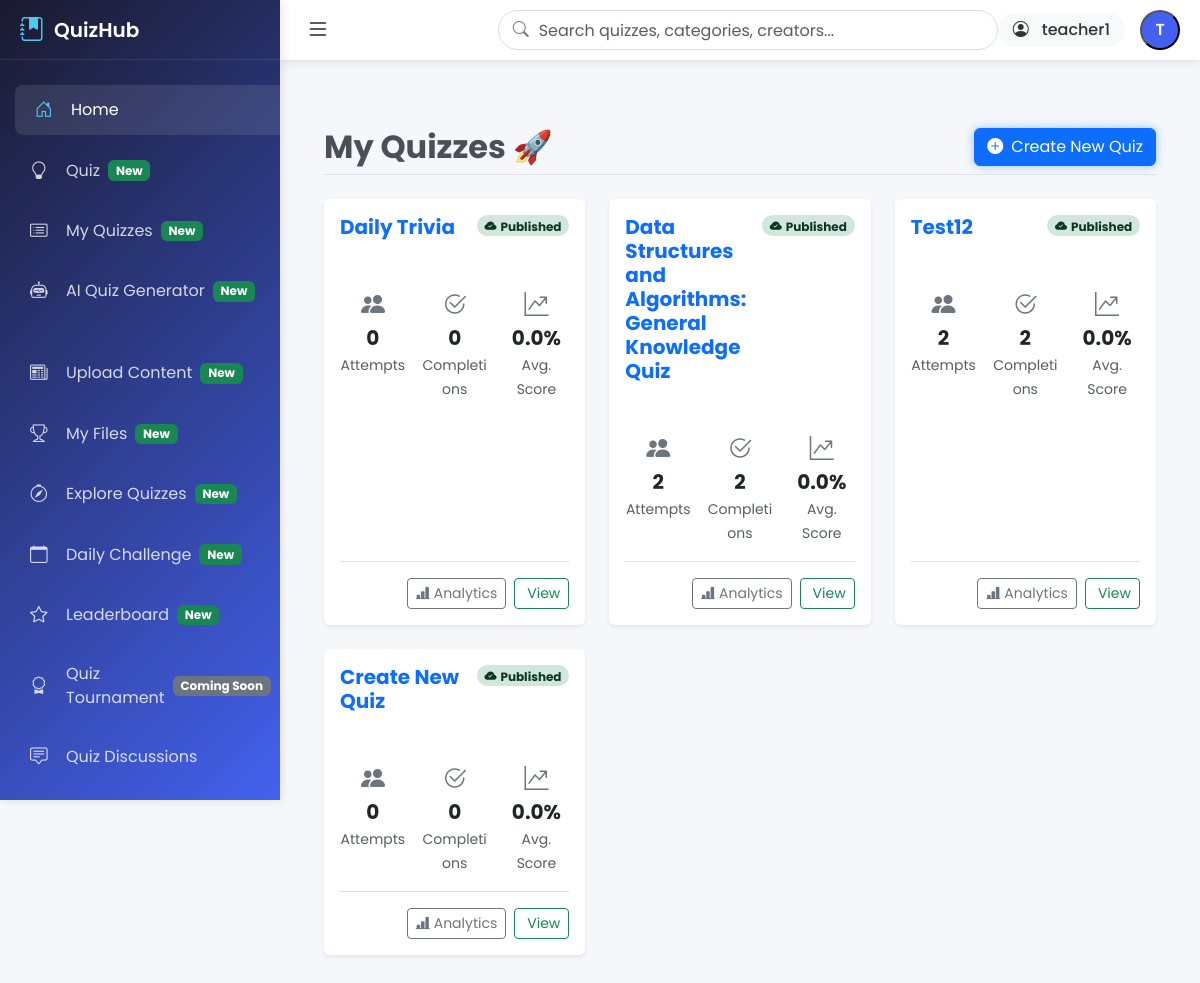
Page /quiz/teacher/quizzes/ (signed in) on the committed database.
### users/models.py (models this page shows, shortened)
class CustomUser(AbstractBaseUser, PermissionsMixin):
    ROLE_CHOICES = (
        ('student', 'Student'),
        ('teacher', 'Teacher'),
        ('admin', 'Superadmin'),
    )
    username = models.CharField(max_length=150, unique=True)  # Student Roll No or Email for Teachers
    email = models.EmailField(blank=True, null=True)
    full_name = models.CharField(max_length=255)
    role = models.CharField(max_length=10, choices=ROLE_CHOICES)
    student_roll_no = models.CharField(max_length=50, blank=True, null=True, unique=True)
    academic_year = models.CharField(max_length=50, blank=True, null=True)
    teacher_email = models.EmailField(blank=True, null=True, unique=True)
    date_joined = models.DateTimeField(auto_now_add=True)
    is_active = models.BooleanField(default=True)
    is_staff = models.BooleanField(default=False)  # Required for Django admin access
    USERNAME_FIELD = 'username'
    REQUIRED_FIELDS = []
    objects = CustomUserManager()

### quizzes/models.py (models this page shows, shortened)
class Quiz(models.Model):
    DIFFICULTY_CHOICES = [
        ('EASY', 'Easy'),
        ('MEDIUM', 'Medium'),
        ('HARD', 'Hard'),
    ]
    QUIZ_TYPE_CHOICES = [
        ('REGULAR', 'Regular Quiz'),
        ('DAILY', 'Daily Challenge'),
        ('FEATURED', 'Featured Quiz'),
        ('AI_GENERATED', 'AI Generated'),
    ]
    id = models.UUIDField(primary_key=True, default=uuid.uuid4, editable=False)
    title = models.CharField(max_length=200, validators=[MinLengthValidator(5)])
    slug = models.SlugField(max_length=200, unique=True, blank=True)
    description = models.TextField(blank=True, help_text="Brief description of the quiz")
    category = models.ForeignKey(Category, on_delete=models.SET_NULL, null=True, related_name='quizzes')
    created_by = models.ForeignKey(settings.AUTH_USER_MODEL, on_delete=models.CASCADE, related_name='created_quizzes')
    created_at = models.DateTimeField(auto_now_add=True)
    updated_at = models.DateTimeField(auto_now=True)
    is_published = models.BooleanField(default=False)
    difficulty = models.CharField(max_length=20, choices=DIFFICULTY_CHOICES, default='MEDIUM')
    quiz_type = models.CharField(max_length=20, choices=QUIZ_TYPE_CHOICES, default='REGULAR')
    time_limit = models.PositiveIntegerField(default=30, help_text="Time limit in minutes")
    max_attempts = models.PositiveIntegerField(default=3, help_text="Maximum attempts per user")
    points_reward = models.PositiveIntegerField(default=100, help_text="Points awarded for completion")
    featured_until = models.DateTimeField(null=True, blank=True)
    tags = models.CharField(max_length=200, blank=True, help_text="Comma-separated tags")
    total_attempts = models.PositiveIntegerField(default=0)
    total_completions = models.PositiveIntegerField(default=0)
    average_score = models.FloatField(default=0.0)
    class Meta:
        indexes = [
            models.Index(fields=['slug']),
            models.Index(fields=['category', 'is_published']),
            models.Index(fields=['quiz_type', 'is_published']),
            models.Index(fields=['featured_until']),
        ]
        ordering = ['-created_at']

### quizzes/views.py (the view)
# urls.py: path('teacher/quizzes/', views.teacher_quizzes, name='teacher_quizzes'),
@login_required
def teacher_quizzes(request):
    if not request.user.role in ['teacher', 'admin'] and not request.user.is_staff:
        messages.error(request, 'You do not have permission to view this page.')
        return redirect('quizzes:quiz_list')
    user_quizzes = Quiz.objects.filter(created_by=request.user)
    context = {
        'user_quizzes': user_quizzes,
        'dashboard_template': get_dashboard_template(request.user)
    }
    return render(request, 'quizzes/teacher_quizzes.html', context)

### quizzes/templates/quizzes/teacher_quizzes.html (shortened to what this page needs)
{% extends dashboard_template %}
{% block content %}
<div class="container-fluid px-3 px-md-4 py-5">
    <div class="d-flex justify-content-between align-items-center mb-4 pb-2 border-bottom">
        <h1 class="h2 fw-bold mb-0 text-dark-emphasis">My Quizzes 🚀</h1>
        <a href="{% url 'quizzes:quiz_create' %}" class="btn btn-primary btn-glow">
            <i class="bi bi-plus-circle-fill me-2"></i>Create New Quiz
        </a>
    </div>
    {% if user_quizzes %}
    <div class="row g-4 row-cols-1 row-cols-md-2 row-cols-xl-3">
        {% for quiz in user_quizzes %}
        <div class="col">
            <div class="card h-100 border-0 shadow-sm quiz-card">
                <div class="card-body d-flex flex-column">
                    <div class="d-flex justify-content-between align-items-start mb-3">
                        <h5 class="card-title fw-bold text-primary-emphasis mb-0 me-2">
                            <a href="{% url 'quizzes:quiz_detail' quiz.id %}" class="stretched-link text-decoration-none">
                                {{ quiz.title }}
                            </a>
                        </h5>
                        {% if quiz.is_published %}
                            <span class="badge bg-success-subtle text-success-emphasis rounded-pill">
                                <i class="bi bi-cloud-check-fill me-1"></i>Published
                            </span>
                        {% else %}
                             <span class="badge bg-secondary-subtle text-secondary-emphasis rounded-pill">
                                <i class="bi bi-pencil-square me-1"></i>Draft
                            </span>
                        {% endif %}
                    </div>
                    <div class="row g-3 text-center my-3">
                        <div class="col-4">
                            <div class="stat-item">
                                <i class="bi bi-people-fill fs-4 text-secondary"></i>
                                <div class="fw-bold fs-5">{{ quiz.total_attempts }}</div>
                                <small class="text-muted">Attempts</small>
                            </div>
                        </div>
                        <div class="col-4">
                             <div class="stat-item">
                                <i class="bi bi-check2-circle fs-4 text-secondary"></i>
                                <div class="fw-bold fs-5">{{ quiz.total_completions }}</div>
                                <small class="text-muted">Completions</small>
                            </div>
                        </div>
                        <div class="col-4">
                             <div class="stat-item">
                                <i class="bi bi-graph-up-arrow fs-4 text-secondary"></i>
                                <div class="fw-bold fs-5">{{ quiz.average_score|floatformat:1 }}%</div>
                                <small class="text-muted">Avg. Score</small>
                            </div>
                        </div>
                    </div>
                    <div class="mt-auto pt-3 border-top">
                        <div class="d-flex justify-content-end gap-2">
                            <a href="{% url 'quizzes:quiz_analytics' quiz.id %}" class="btn btn-sm btn-outline-secondary z-1 position-relative">
                                <i class="bi bi-bar-chart-line-fill me-1"></i>Analytics
                            </a>
                            <a href="{% url 'quizzes:quiz_detail' quiz.id %}" class="btn btn-sm btn-outline-success z-1 position-relative">
                                View
                            </a>
                        </div>
                    </div>
                </div>
            </div>
        </div>
        {% endfor %}
    </div>
    {% endif %}
</div>
{% endblock %}

### templates/base/student_base.html (shortened to what this page needs)
{% load static %}
<!DOCTYPE html>
<html lang="en">
<head>
    <link href="https://cdn.jsdelivr.net/npm/bootstrap@5.3.0/dist/css/bootstrap.min.css" rel="stylesheet">
    <link rel="stylesheet" href="https://cdn.jsdelivr.net/npm/bootstrap-icons@1.10.0/font/bootstrap-icons.css">
</head>
<body>
    <div class="sidebar" id="sidebar">
        <div class="sidebar-brand">
            <i class="bi bi-journal-bookmark-fill"></i>
            <span>QuizHub</span>
        </div>
        <div class="sidebar-content">
            <ul class="sidebar-nav nav flex-column">
                <li class="nav-item">
                    <a href="{% url 'users:dashboard' %}" class="nav-link active">
                        <i class="bi bi-house-door"></i>
                        <span>Home</span>
                    </a>
                </li>
                <li class="nav-item">
                    <a href="{% url 'quizzes:quiz_list' %}" class="nav-link">
                        <i class="bi bi-lightbulb"></i>
                        <span>Quiz</span>
                        <span class="badge bg-success ms-2">New</span>
                    </a>
                </li>
                {% if user.is_authenticated %}
                    {% if user.is_staff or user.role == 'teacher' or user.role == 'admin' %}
                    <li class="nav-item">
                        <a href="{% url 'quizzes:teacher_quizzes' %}" class="nav-link">
                            <i class="bi bi-card-list"></i>
                            <span>My Quizzes</span>
                            <span class="badge bg-success ms-2">New</span>
                        </a>
                    </li>
                    {% endif %}
                {% endif %}
                <li class="nav-item">
                    <a href="{% url 'textprocessor:generate_quiz' %}" class="nav-link">
                        <i class="bi bi-robot"></i>
                        <span>AI Quiz Generator</span>
                        <span class="badge bg-success ms-2">New</span>
                    </a>
                </li>
                <li class="nav-item">
                    <a href="{% url 'textprocessor:upload' %}" class="nav-link">
                        <i class="bi bi-newspaper"></i>
                        <span>Upload Content</span>
                        <span class="badge bg-success ms-2">New</span>
                    </a>
                </li>
                <li class="nav-item">
                    <a href="{% url 'textprocessor:file_list' %}" class="nav-link">
                        <i class="bi bi-trophy"></i>
                        <span>My Files</span>
                        <span class="badge bg-success ms-2">New</span>
                    </a>
                </li>
                <li class="nav-item">
                    <a href="{% url 'quizzes:quiz_list' %}" class="nav-link">
                        <i class="bi bi-compass"></i>
                        <span>Explore Quizzes</span>
                        <span class="badge bg-success ms-2">New</span>
                    </a>
                </li>
                <li class="nav-item">
                    <a href="{% url 'quizzes:daily_challenge' %}" class="nav-link">
                        <i class="bi bi-calendar"></i>
                        <span>Daily Challenge</span>
                        <span class="badge bg-success ms-2">New</span>
                    </a>
                </li>
                <li class="nav-item">
                    <a href="{% url 'quizzes:leaderboard' %}" class="nav-link">
                        <i class="bi bi-star"></i>
                        <span>Leaderboard</span>
                        <span class="badge bg-success ms-2">New</span>
                    </a>
                </li>
                <li class="nav-item">
                    <a href="#" class="nav-link">
                        <i class="bi bi-award"></i>
                        <span>Quiz Tournament</span>
                        <span class="badge bg-secondary ms-2">Coming Soon</span>
                    </a>
                </li>
                <li class="nav-item">
                    <a href="#" class="nav-link">
                        <i class="bi bi-chat-square-text"></i>
                        <span>Quiz Discussions</span>
                    </a>
                </li>
                <li class="nav-item">
                    <a href="#" class="nav-link">
                    </a>
                </li>
            </ul>
        </div>
    </div>
    <div class="main-content" id="mainContent">
        <header class="header">
            <button class="toggle-btn" id="toggleSidebar">
                <i class="bi bi-list"></i>
            </button>
            <div class="search-bar">
                <i class="bi bi-search"></i>
                <input type="search" class="form-control" placeholder="Search quizzes, categories, creators...">
            </div>
            <div class="user-actions">
                {% if user.is_authenticated %}
                    <div class="wallet-balance">
                        <i class="bi bi-person-circle me-2"></i>
                        <span>{{ user.first_name|default:user.username }}</span>
                    </div>
                    <div class="dropdown">
                        <button class="user-avatar" type="button" data-bs-toggle="dropdown" aria-expanded="false">
                            {{ user.first_name.0|default:user.username.0|upper }}
                        </button>
                    </div>
                {% else %}
                    <a href="{% url 'users:login' %}" class="btn btn-sm btn-outline-primary">Login</a>
                {% endif %}
            </div>
        </header>
        <div class="content-area">
            {% block content %}
            {% endblock %}
        </div>
    </div>
</body>
</html>

### rows in the picture
CustomUser: first_name "teacher1", first_name.0 "T"
Quiz: title "Daily Trivia", is_published True (drawn), total_attempts "0", total_completions "0", average_score "0.0"
Quiz: title "Data Structures and Algorithms: General Knowledge Quiz", is_published True (drawn), total_attempts "2", total_completions "2", average_score "0.0"
Quiz: title "Test12", is_published True (drawn), total_attempts "2", total_completions "2", average_score "0.0"
Quiz: title "Create New Quiz", is_published True (drawn), total_attempts "0", total_completions "0", average_score "0.0"
